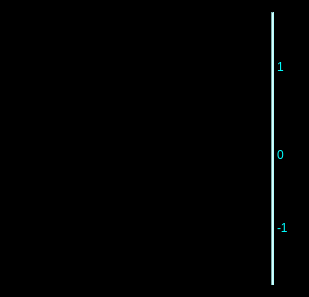
        <widget class="QFrame" name="frame">
         <property name="palette">
          <palette>
           <active>
            <colorrole role="Button">
             <brush brushstyle="SolidPattern">
              <color alpha="255">
               <red>0</red>
               <green>0</green>
               <blue>0</blue>
              </color>
             </brush>
            </colorrole>
            <colorrole role="Base">
             <brush brushstyle="SolidPattern">
              <color alpha="255">
               <red>0</red>
               <green>0</green>
               <blue>0</blue>
              </color>
             </brush>
            </colorrole>
            <colorrole role="Window">
             <brush brushstyle="SolidPattern">
              <color alpha="255">
               <red>0</red>
               <green>0</green>
               <blue>0</blue>
              </color>
             </brush>
            </colorrole>
           </active>
           <inactive>
            <colorrole role="Button">
             <brush brushstyle="SolidPattern">
              <color alpha="255">
               <red>0</red>
               <green>0</green>
               <blue>0</blue>
              </color>
             </brush>
            </colorrole>
            <colorrole role="Base">
             <brush brushstyle="SolidPattern">
              <color alpha="255">
               <red>0</red>
               <green>0</green>
               <blue>0</blue>
              </color>
             </brush>
            </colorrole>
            <colorrole role="Window">
             <brush brushstyle="SolidPattern">
              <color alpha="255">
               <red>0</red>
               <green>0</green>
               <blue>0</blue>
              </color>
             </brush>
            </colorrole>
           </inactive>
           <disabled>
            <colorrole role="Button">
             <brush brushstyle="SolidPattern">
              <color alpha="255">
               <red>0</red>
               <green>0</green>
               <blue>0</blue>
              </color>
             </brush>
            </colorrole>
            <colorrole role="Base">
             <brush brushstyle="SolidPattern">
              <color alpha="255">
               <red>0</red>
               <green>0</green>
               <blue>0</blue>
              </color>
             </brush>
            </colorrole>
            <colorrole role="Window">
             <brush brushstyle="SolidPattern">
              <color alpha="255">
               <red>0</red>
               <green>0</green>
               <blue>0</blue>
              </color>
             </brush>
            </colorrole>
           </disabled>
          </palette>
         </property>
         <property name="autoFillBackground">
          <bool>false</bool>
         </property>
         <property name="styleSheet">
          <string notr="true">background-color: rgb(0, 0, 0);</string>
         </property>
         <property name="frameShape">
          <enum>QFrame::StyledPanel</enum>
         </property>
         <property name="frameShadow">
          <enum>QFrame::Raised</enum>
         </property>
         <layout class="QHBoxLayout" name="horizontalLayout">
          <item>
           <layout class="QHBoxLayout" name="horizontalLayout_7">
            <property name="spacing">
             <number>3</number>
            </property>
            <property name="sizeConstraint">
             <enum>QLayout::SetMinAndMaxSize</enum>
            </property>
            <item>
             <widget class="PyDMWaveformPlot" name="wfpARawPlusWeight">
              <property name="toolTip">
               <string/>
              </property>
              <property name="whatsThis">
               <string>
    PyDMWaveformPlot is a widget to plot one or more waveforms.

    Each curve can plot either a Y-axis waveform vs. its indices,
    or a Y-axis waveform against an X-axis waveform.

    Parameters
    ----------
    parent : optional
        The parent of this widget.
    init_x_channels: optional
        init_x_channels can be a string with the address for a channel,
        or a list of strings, each containing an address for a channel.
        If not specified, y-axis waveforms will be plotted against their
        indices. If a list is specified for both init_x_channels and
        init_y_channels, they both must have the same length.
        If a single x channel was specified, and a list of y channels are
        specified, all y channels will be plotted against the same x channel.
    init_y_channels: optional
        init_y_channels can be a string with the address for a channel,
        or a list of strings, each containing an address for a channel.
        If a list is specified for both init_x_channels and init_y_channels,
        they both must have the same length.
        If a single x channel was specified, and a list of y channels are
        specified, all y channels will be plotted against the same x channel.
    background: optional
        The background color for the plot.  Accepts any arguments that
        pyqtgraph.mkColor will accept.
    </string>
              </property>
              <property name="title" stdset="0">
               <string>${INST}A Raw + Weight Function</string>
              </property>
              <property name="curves">
               <stringlist>
                <string>{&quot;y_channel&quot;: &quot;ca://BLEN:${AREA}:${POS}:${INST}A_S_R_WF&quot;, &quot;x_channel&quot;: &quot;ca://BLEN:${AREA}:${POS}:${INST}A_WF_TIME.VALA&quot;, &quot;name&quot;: &quot;BL11A Raw Waveform&quot;, &quot;color&quot;: &quot;white&quot;, &quot;lineStyle&quot;: 1, &quot;lineWidth&quot;: 1, &quot;symbol&quot;: null, &quot;symbolSize&quot;: 10, &quot;yAxisName&quot;: &quot;Axis 1&quot;, &quot;redraw_mode&quot;: 2}</string>
                <string>{&quot;y_channel&quot;: &quot;ca://BLEN:${AREA}:${POS}:${INST}A_SCL_VWF.AVAL&quot;, &quot;x_channel&quot;: &quot;ca://BLEN:${AREA}:${POS}:${INST}A_WF_TIME.VALA&quot;, &quot;name&quot;: &quot;${INST}A Weight Function&quot;, &quot;color&quot;: &quot;cyan&quot;, &quot;lineStyle&quot;: 2, &quot;lineWidth&quot;: 1, &quot;symbol&quot;: null, &quot;symbolSize&quot;: 10, &quot;yAxisName&quot;: &quot;Axis 1&quot;, &quot;redraw_mode&quot;: 2}</string>
               </stringlist>
              </property>
              <property name="autoRangeX">
               <bool>false</bool>
              </property>
              <property name="minXRange">
               <double>-400.000000000000000</double>
              </property>
              <property name="maxXRange">
               <double>6400.000000000000000</double>
              </property>
              <property name="autoRangeY">
               <bool>false</bool>
              </property>
              <property name="minYRange">
               <double>13500.000000000000000</double>
              </property>
              <property name="maxYRange">
               <double>16400.000000000000000</double>
              </property>
             </widget>
            </item>
            <item>
             <widget class="Line" name="line">
              <property name="styleSheet">
               <string notr="true">background-color: rgb(180, 255, 255);</string>
              </property>
              <property name="lineWidth">
               <number>1</number>
              </property>
              <property name="orientation">
               <enum>Qt::Vertical</enum>
              </property>
             </widget>
            </item>
            <item>
             <layout class="QVBoxLayout" name="verticalLayout_4">
              <property name="spacing">
               <number>0</number>
              </property>
              <item>
               <spacer name="verticalSpacer">
                <property name="orientation">
                 <enum>Qt::Vertical</enum>
                </property>
                <property name="sizeType">
                 <enum>QSizePolicy::Fixed</enum>
                </property>
                <property name="sizeHint" stdset="0">
                 <size>
                  <width>20</width>
                  <height>40</height>
                 </size>
                </property>
               </spacer>
              </item>
              <item>
               <widget class="QLabel" name="label_6">
                <property name="minimumSize">
                 <size>
                  <width>0</width>
                  <height>30</height>
                 </size>
                </property>
                <property name="maximumSize">
                 <size>
                  <width>16777215</width>
                  <height>30</height>
                 </size>
                </property>
                <property name="palette">
                 <palette>
                  <active>
                   <colorrole role="WindowText">
                    <brush brushstyle="SolidPattern">
                     <color alpha="255">
                      <red>0</red>
                      <green>255</green>
                      <blue>255</blue>
                     </color>
                    </brush>
                   </colorrole>
                   <colorrole role="Button">
                    <brush brushstyle="SolidPattern">
                     <color alpha="255">
                      <red>0</red>
                      <green>0</green>
                      <blue>0</blue>
                     </color>
                    </brush>
                   </colorrole>
                   <colorrole role="Base">
                    <brush brushstyle="SolidPattern">
                     <color alpha="255">
                      <red>0</red>
                      <green>0</green>
                      <blue>0</blue>
                     </color>
                    </brush>
                   </colorrole>
                   <colorrole role="Window">
                    <brush brushstyle="SolidPattern">
                     <color alpha="255">
                      <red>0</red>
                      <green>0</green>
                      <blue>0</blue>
                     </color>
                    </brush>
                   </colorrole>
                  </active>
                  <inactive>
                   <colorrole role="WindowText">
                    <brush brushstyle="SolidPattern">
                     <color alpha="255">
                      <red>0</red>
                      <green>255</green>
                      <blue>255</blue>
                     </color>
                    </brush>
                   </colorrole>
                   <colorrole role="Button">
                    <brush brushstyle="SolidPattern">
                     <color alpha="255">
                      <red>0</red>
                      <green>0</green>
                      <blue>0</blue>
                     </color>
                    </brush>
                   </colorrole>
                   <colorrole role="Base">
                    <brush brushstyle="SolidPattern">
                     <color alpha="255">
                      <red>0</red>
                      <green>0</green>
                      <blue>0</blue>
                     </color>
                    </brush>
                   </colorrole>
                   <colorrole role="Window">
                    <brush brushstyle="SolidPattern">
                     <color alpha="255">
                      <red>0</red>
                      <green>0</green>
                      <blue>0</blue>
                     </color>
                    </brush>
                   </colorrole>
                  </inactive>
                  <disabled>
                   <colorrole role="WindowText">
                    <brush brushstyle="SolidPattern">
                     <color alpha="255">
                      <red>190</red>
                      <green>190</green>
                      <blue>190</blue>
                     </color>
                    </brush>
                   </colorrole>
                   <colorrole role="Button">
                    <brush brushstyle="SolidPattern">
                     <color alpha="255">
                      <red>0</red>
                      <green>0</green>
                      <blue>0</blue>
                     </color>
                    </brush>
                   </colorrole>
                   <colorrole role="Base">
                    <brush brushstyle="SolidPattern">
                     <color alpha="255">
                      <red>0</red>
                      <green>0</green>
                      <blue>0</blue>
                     </color>
                    </brush>
                   </colorrole>
                   <colorrole role="Window">
                    <brush brushstyle="SolidPattern">
                     <color alpha="255">
                      <red>0</red>
                      <green>0</green>
                      <blue>0</blue>
                     </color>
                    </brush>
                   </colorrole>
                  </disabled>
                 </palette>
                </property>
                <property name="toolTip">
                 <string/>
                </property>
                <property name="statusTip">
                 <string/>
                </property>
                <property name="styleSheet">
                 <string notr="true">background-color: rgb(0, 0, 0);</string>
                </property>
                <property name="lineWidth">
                 <number>0</number>
                </property>
                <property name="text">
                 <string>1</string>
                </property>
               </widget>
              </item>
              <item>
               <spacer name="verticalSpacer_2">
                <property name="orientation">
                 <enum>Qt::Vertical</enum>
                </property>
                <property name="sizeType">
                 <enum>QSizePolicy::MinimumExpanding</enum>
                </property>
                <property name="sizeHint" stdset="0">
                 <size>
                  <width>20</width>
                  <height>35</height>
                 </size>
                </property>
               </spacer>
              </item>
              <item>
               <widget class="QLabel" name="label_9">
                <property name="minimumSize">
                 <size>
                  <width>0</width>
                  <height>63</height>
                 </size>
                </property>
                <property name="maximumSize">
                 <size>
                  <width>16777215</width>
                  <height>50</height>
                 </size>
                </property>
                <property name="palette">
                 <palette>
                  <active>
                   <colorrole role="WindowText">
                    <brush brushstyle="SolidPattern">
                     <color alpha="255">
                      <red>0</red>
                      <green>255</green>
                      <blue>255</blue>
                     </color>
                    </brush>
                   </colorrole>
                   <colorrole role="Button">
                    <brush brushstyle="SolidPattern">
                     <color alpha="255">
                      <red>0</red>
                      <green>0</green>
                      <blue>0</blue>
                     </color>
                    </brush>
                   </colorrole>
                   <colorrole role="Base">
                    <brush brushstyle="SolidPattern">
                     <color alpha="255">
                      <red>0</red>
                      <green>0</green>
                      <blue>0</blue>
                     </color>
                    </brush>
                   </colorrole>
                   <colorrole role="Window">
                    <brush brushstyle="SolidPattern">
                     <color alpha="255">
                      <red>0</red>
                      <green>0</green>
                      <blue>0</blue>
                     </color>
                    </brush>
                   </colorrole>
                  </active>
                  <inactive>
                   <colorrole role="WindowText">
                    <brush brushstyle="SolidPattern">
                     <color alpha="255">
                      <red>0</red>
                      <green>255</green>
                      <blue>255</blue>
                     </color>
                    </brush>
                   </colorrole>
                   <colorrole role="Button">
                    <brush brushstyle="SolidPattern">
                     <color alpha="255">
                      <red>0</red>
                      <green>0</green>
                      <blue>0</blue>
                     </color>
                    </brush>
                   </colorrole>
                   <colorrole role="Base">
                    <brush brushstyle="SolidPattern">
                     <color alpha="255">
                      <red>0</red>
                      <green>0</green>
                      <blue>0</blue>
                     </color>
                    </brush>
                   </colorrole>
                   <colorrole role="Window">
                    <brush brushstyle="SolidPattern">
                     <color alpha="255">
                      <red>0</red>
                      <green>0</green>
                      <blue>0</blue>
                     </color>
                    </brush>
                   </colorrole>
                  </inactive>
                  <disabled>
                   <colorrole role="WindowText">
                    <brush brushstyle="SolidPattern">
                     <color alpha="255">
                      <red>190</red>
                      <green>190</green>
                      <blue>190</blue>
                     </color>
                    </brush>
                   </colorrole>
                   <colorrole role="Button">
                    <brush brushstyle="SolidPattern">
                     <color alpha="255">
                      <red>0</red>
                      <green>0</green>
                      <blue>0</blue>
                     </color>
                    </brush>
                   </colorrole>
                   <colorrole role="Base">
                    <brush brushstyle="SolidPattern">
                     <color alpha="255">
                      <red>0</red>
                      <green>0</green>
                      <blue>0</blue>
                     </color>
                    </brush>
                   </colorrole>
                   <colorrole role="Window">
                    <brush brushstyle="SolidPattern">
                     <color alpha="255">
                      <red>0</red>
                      <green>0</green>
                      <blue>0</blue>
                     </color>
                    </brush>
                   </colorrole>
                  </disabled>
                 </palette>
                </property>
                <property name="toolTip">
                 <string>Weight function scale</string>
                </property>
                <property name="whatsThis">
                 <string/>
                </property>
                <property name="styleSheet">
                 <string notr="true">background-color: rgb(0, 0, 0);</string>
                </property>
                <property name="text">
                 <string>0</string>
                </property>
               </widget>
              </item>
              <item>
               <spacer name="verticalSpacer_3">
                <property name="orientation">
                 <enum>Qt::Vertical</enum>
                </property>
                <property name="sizeType">
                 <enum>QSizePolicy::MinimumExpanding</enum>
                </property>
                <property name="sizeHint" stdset="0">
                 <size>
                  <width>20</width>
                  <height>40</height>
                 </size>
                </property>
               </spacer>
              </item>
              <item>
               <widget class="QLabel" name="label_10">
                <property name="sizePolicy">
                 <sizepolicy hsizetype="Preferred" vsizetype="Fixed">
                  <horstretch>0</horstretch>
                  <verstretch>0</verstretch>
                 </sizepolicy>
                </property>
                <property name="minimumSize">
                 <size>
                  <width>0</width>
                  <height>15</height>
                 </size>
                </property>
                <property name="maximumSize">
                 <size>
                  <width>16777215</width>
                  <height>15</height>
                 </size>
                </property>
                <property name="palette">
                 <palette>
                  <active>
                   <colorrole role="WindowText">
                    <brush brushstyle="SolidPattern">
                     <color alpha="255">
                      <red>0</red>
                      <green>255</green>
                      <blue>255</blue>
                     </color>
                    </brush>
                   </colorrole>
                   <colorrole role="Button">
                    <brush brushstyle="SolidPattern">
                     <color alpha="255">
                      <red>0</red>
                      <green>0</green>
                      <blue>0</blue>
                     </color>
                    </brush>
                   </colorrole>
                   <colorrole role="Base">
                    <brush brushstyle="SolidPattern">
                     <color alpha="255">
                      <red>0</red>
                      <green>0</green>
                      <blue>0</blue>
                     </color>
                    </brush>
                   </colorrole>
                   <colorrole role="Window">
                    <brush brushstyle="SolidPattern">
                     <color alpha="255">
                      <red>0</red>
                      <green>0</green>
                      <blue>0</blue>
                     </color>
                    </brush>
                   </colorrole>
                  </active>
                  <inactive>
                   <colorrole role="WindowText">
                    <brush brushstyle="SolidPattern">
                     <color alpha="255">
                      <red>0</red>
                      <green>255</green>
                      <blue>255</blue>
                     </color>
                    </brush>
                   </colorrole>
                   <colorrole role="Button">
                    <brush brushstyle="SolidPattern">
                     <color alpha="255">
                      <red>0</red>
                      <green>0</green>
                      <blue>0</blue>
                     </color>
                    </brush>
                   </colorrole>
                   <colorrole role="Base">
                    <brush brushstyle="SolidPattern">
                     <color alpha="255">
                      <red>0</red>
                      <green>0</green>
                      <blue>0</blue>
                     </color>
                    </brush>
                   </colorrole>
                   <colorrole role="Window">
                    <brush brushstyle="SolidPattern">
                     <color alpha="255">
                      <red>0</red>
                      <green>0</green>
                      <blue>0</blue>
                     </color>
                    </brush>
                   </colorrole>
                  </inactive>
                  <disabled>
                   <colorrole role="WindowText">
                    <brush brushstyle="SolidPattern">
                     <color alpha="255">
                      <red>190</red>
                      <green>190</green>
                      <blue>190</blue>
                     </color>
                    </brush>
                   </colorrole>
                   <colorrole role="Button">
                    <brush brushstyle="SolidPattern">
                     <color alpha="255">
                      <red>0</red>
                      <green>0</green>
                      <blue>0</blue>
                     </color>
                    </brush>
                   </colorrole>
                   <colorrole role="Base">
                    <brush brushstyle="SolidPattern">
                     <color alpha="255">
                      <red>0</red>
                      <green>0</green>
                      <blue>0</blue>
                     </color>
                    </brush>
                   </colorrole>
                   <colorrole role="Window">
                    <brush brushstyle="SolidPattern">
                     <color alpha="255">
                      <red>0</red>
                      <green>0</green>
                      <blue>0</blue>
                     </color>
                    </brush>
                   </colorrole>
                  </disabled>
                 </palette>
                </property>
                <property name="styleSheet">
                 <string notr="true">background-color: rgb(0, 0, 0);</string>
                </property>
                <property name="text">
                 <string>-1</string>
                </property>
               </widget>
              </item>
              <item>
               <spacer name="verticalSpacer_4">
                <property name="orientation">
                 <enum>Qt::Vertical</enum>
                </property>
                <property name="sizeType">
                 <enum>QSizePolicy::Fixed</enum>
                </property>
                <property name="sizeHint" stdset="0">
                 <size>
                  <width>20</width>
                  <height>50</height>
                 </size>
                </property>
               </spacer>
              </item>
             </layout>
            </item>
           </layout>
          </item>
         </layout>
        </widget>
